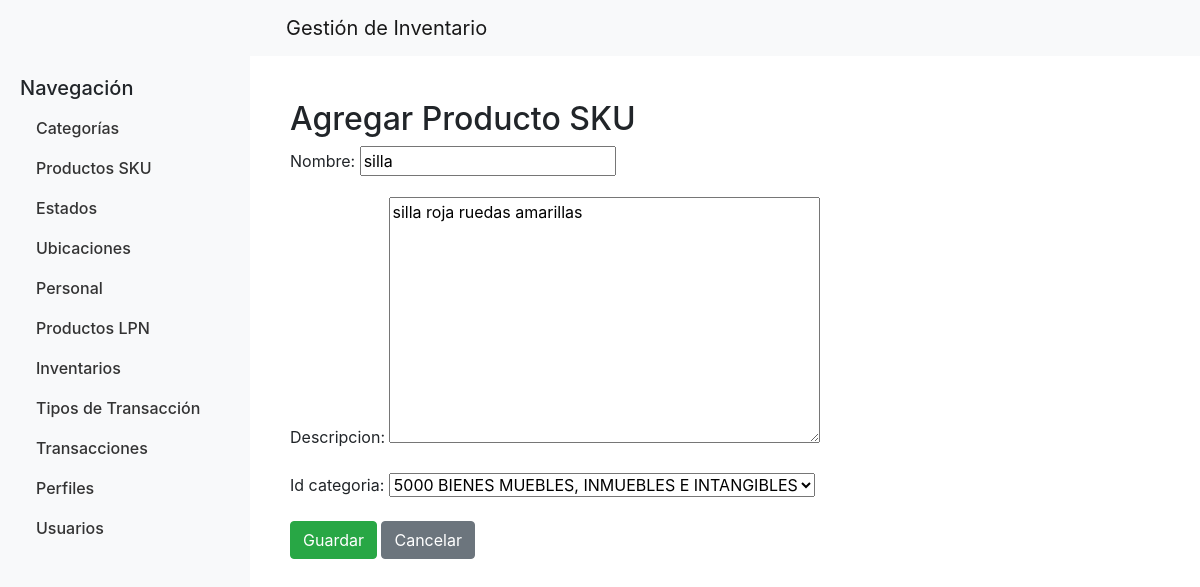
Page /productos_sku/editar/1/ (signed in) on the committed database.
### productos/models.py (models this page shows, shortened)
class ProductoSKU(models.Model):
    id_producto_sku = models.AutoField(primary_key=True)
    nombre = models.CharField(max_length=100)
    descripcion = models.TextField(null=True, blank=True)
    id_categoria = models.ForeignKey(Categoria, on_delete=models.SET_NULL, null=True)
    class Meta:
        db_table = 'productosku'

class Categoria(models.Model):
    id_categoria = models.AutoField(primary_key=True)
    nombre = models.CharField(max_length=100)
    descripcion = models.TextField(null=True, blank=True)
    grupo = models.CharField(max_length=100, null=True, blank=True)
    class Meta:
        db_table = 'categoria'
    def __str__(self):
        return self.nombre

### productos/views.py (the view)
# urls.py: path('productos_sku/editar/<int:pk>/', producto_sku_update, name='producto_sku_update'),
@login_required
def producto_sku_update(request, pk):
    producto = get_object_or_404(ProductoSKU, pk=pk)
    if request.method == 'POST':
        form = ProductoSKUForm(request.POST, instance=producto)
        if form.is_valid():
            form.save()
            return redirect('producto_sku_list')
    else:
        form = ProductoSKUForm(instance=producto)
    return render(request, 'producto_sku_form.html', {'form': form})

### productos/forms.py
class ProductoSKUForm(forms.ModelForm):
    class Meta:
        model = ProductoSKU
        fields = ['nombre', 'descripcion', 'id_categoria']

### productos/templates/producto_sku_form.html (shortened to what this page needs)
{% extends 'base.html' %}
{% block content %}
<h2>{% if form.instance.id %}Editar{% else %}Agregar{% endif %} Producto SKU</h2>
<form method="post">
    {{ form.as_p }}
    <button type="submit" class="btn btn-success">Guardar</button>
    <a href="{% url 'producto_sku_list' %}" class="btn btn-secondary">Cancelar</a>
</form>
{% endblock %}

### productos/templates/base.html (style rules this page uses)
body { display: flex; min-height: 100vh; flex-direction: column; }

### rows in the picture
ProductoSKU: nombre "silla", descripcion "silla roja ruedas amarillas"
Categoria: id_categoria "5000 BIENES MUEBLES, INMUEBLES E INTANGIBLES"
